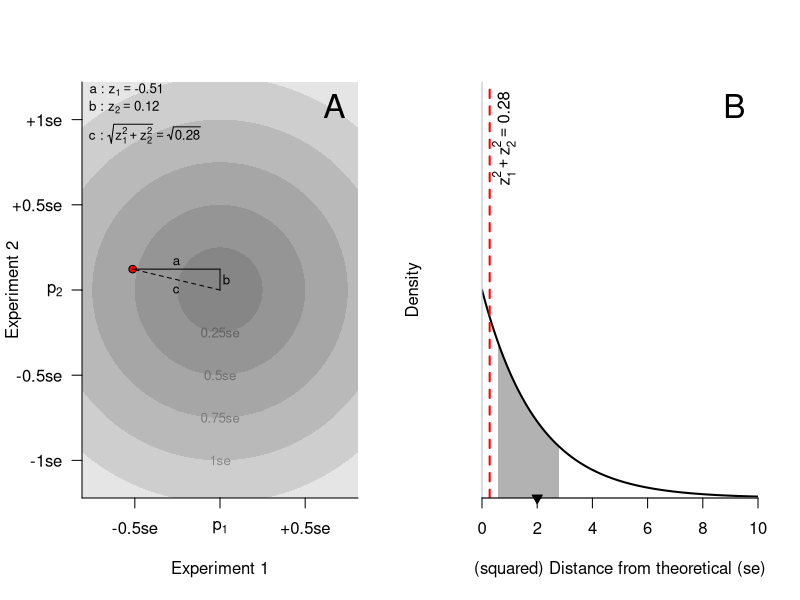

The R source for this figure:

#source('data/read.edwards.R',chdir = TRUE)

#use = c(1,2)
#y = dat$obs1[use]
#N = dat$total[use]
#p = exp.p[use]

y = c(5474, 6022) 
N = c(7324, 8023)
p = c(.75,.75)


se = sqrt(N*p*(1-p))

z = (y - N*p)/se
z.round = round(z,2)

par(mfrow = c(1,2))

plot(0,0,ylim = c(-1,1)*.75, xlim = c(-1,1)*.75, axes = FALSE, ty='n', 
     xlab = "Experiment 1", ylab = "Experiment 2", asp=TRUE, las = 1)

ang.txt = 3*pi/2
for(r in seq(.25,1.5,.25)){
  plotrix::draw.circle(0,0,r,nv = 300, border = NA, col = rgb(0,0,0,.1))
  x0 = r * cos(ang.txt)
  y0 = r * sin(ang.txt)
  text(x0,y0,paste(r,"se",sep=""), col = "darkgray", cex = .8)
}

r0 = seq(.5,1.5,.5)
axis(1, at = c(-rev(r0),r0), lab = paste(c(-rev(r0),paste("+",r0,sep="")),"se",sep=""))
axis(1, at = 0, lab = expression(p[1]))

axis(2, at = c(-rev(r0),r0), lab = paste(c(-rev(r0),paste("+",r0,sep="")),"se",sep=""), las = 1)
axis(2, at = 0, lab = expression(p[2]), las = 1)

points(z[1],z[2], pch = 21, bg = "red", col="black")
segments(0,0,0,z[2], lty = 1)
segments(0,z[2],z[1],z[2], lty = 1)
segments(0,0,z[1],z[2], lty = 2)
#text(z[1]/2,z[2],substitute(z[1]==z0, list(z0=z.round[1])), adj = c(.5,-.2), cex = .8)
#text(0,z[2]/2,substitute(z[2]==z0, list(z0=z.round[2])), adj = c(-.1,.5), cex = .8)

text(z[1]/2,z[2],"a", adj = c(.5,-.4), cex = .8)
text(0,z[2]/2,"b", adj = c(-.4,.5), cex = .8)


r0 = sqrt(sum(z^2))/2
theta = atan(abs(z[1])/z[2]) + pi/2

#text(r0*cos(theta), r0*sin(theta), 
#     substitute(sqrt(z[1]^2+z[2]^2)==sqrt(z0), list(z0 = round(sum(z^2),2))), 
#     srt = theta*180/pi,
#     adj=c(1.2,1.3), cex = .8)

text(r0*cos(theta), r0*sin(theta), "c", adj=c(.5,1.4), cex = .8)

#text(par()$usr[1],par()$usr[4],substitute(paste("a : ", z[1]==z0), list(z0=z.round[1])), adj = c(0,1), cex = .8)
text(par()$usr[1],par()$usr[4],substitute(paste("a : ", z[1]==z0), list(z0=z.round[1])), adj = c(-.1,1.1), cex = .8)
text(par()$usr[1],par()$usr[4],substitute(paste("b : ", z[2]==z0), list(z0=z.round[2])), adj = c(-.1,2.5), cex = .8)
text(par()$usr[1],par()$usr[4],substitute(paste("c : ", sqrt(z[1]^2+z[2]^2)==sqrt(z0)), list(z0=round(sum(z^2),2))), adj = c(-.06,3.2), cex = .8)


#text(0,z[2]/2,substitute(z[2]==z0, list(z0=z.round[2])), adj = c(-.1,.5), cex = .8)



#points(z[1],par()$usr[3],pch=23,xpd=TRUE,bg="red",col="black")
#points(par()$usr[1],z[2],pch=23,xpd=TRUE,bg="red",col="black")




mtext("A",3,-2,adj=.95,cex=2)


curve(dchisq(x, 2), 0, 10, 300, axes=FALSE, ylab = "Density", 
      xlab = "(squared) Distance from theoretical (se)", yaxs = "i", xaxs="i", lwd = 2, ylim = c(0,1))
segments(par()$usr[1],0,par()$usr[2], 0, xpd=TRUE, col = "gray")
segments(0,0,0,par()$usr[4], xpd=TRUE, col = "gray")

xx = seq(qchisq(.25,2),qchisq(.75,2), len = 300)

polygon(c(xx,rev(xx)), c(dchisq(xx,2),0*xx), col = rgb(0,0,0,.3), border = NA, xpd = TRUE)
abline(v = sum(z^2), lty = 2, lwd = 2, col = "red")
text(sum(z^2), par()$usr[4], substitute(paste(z[1]^2+z[2]^2)==z0,list(z0 = round(sum(z^2),2))),
     adj=c(1.1,1.1), srt = 90)
axis(1)
points(2,0,pch=25,xpd=TRUE,bg="black",col="black")
mtext("B",3,-2,adj=.95,cex=2)

